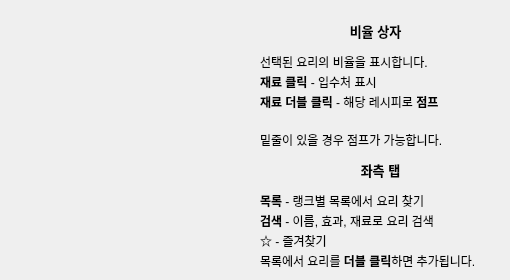
   <widget class="QWidget" name="tab_2">
    <attribute name="title">
     <string>확장 모드 1</string>
    </attribute>
    <widget class="QLabel" name="label_7">
     <property name="geometry">
      <rect>
       <x>10</x>
       <y>60</y>
       <width>241</width>
       <height>171</height>
      </rect>
     </property>
     <property name="text">
      <string/>
     </property>
     <property name="pixmap">
      <pixmap>../사진/스크린샷/캡처.PNG</pixmap>
     </property>
     <property name="scaledContents">
      <bool>true</bool>
     </property>
    </widget>
    <widget class="QLabel" name="label_9">
     <property name="geometry">
      <rect>
       <x>260</x>
       <y>160</y>
       <width>241</width>
       <height>111</height>
      </rect>
     </property>
     <property name="text">
      <string>&lt;!DOCTYPE HTML PUBLIC &quot;-//W3C//DTD HTML 4.0//EN&quot; &quot;http://www.w3.org/TR/REC-html40/strict.dtd&quot;&gt;
&lt;html&gt;&lt;head&gt;&lt;meta name=&quot;qrichtext&quot; content=&quot;1&quot; /&gt;&lt;meta charset=&quot;utf-8&quot; /&gt;&lt;style type=&quot;text/css&quot;&gt;
p, li { white-space: pre-wrap; }
&lt;/style&gt;&lt;/head&gt;&lt;body style=&quot; font-family:'맑은 고딕'; font-size:9pt; font-weight:400; font-style:normal;&quot;&gt;
&lt;p align=&quot;center&quot; style=&quot; margin-top:0px; margin-bottom:12px; margin-left:0px; margin-right:0px; -qt-block-indent:0; text-indent:0px;&quot;&gt;&lt;span style=&quot; font-size:10pt; font-weight:700;&quot;&gt;좌측 탭&lt;/span&gt;&lt;/p&gt;
&lt;p style=&quot; margin-top:0px; margin-bottom:2px; margin-left:0px; margin-right:0px; -qt-block-indent:0; text-indent:0px;&quot;&gt;&lt;span style=&quot; font-weight:700;&quot;&gt;목록&lt;/span&gt; - 랭크별 목록에서 요리 찾기&lt;/p&gt;
&lt;p style=&quot; margin-top:0px; margin-bottom:2px; margin-left:0px; margin-right:0px; -qt-block-indent:0; text-indent:0px;&quot;&gt;&lt;span style=&quot; font-weight:700;&quot;&gt;검색&lt;/span&gt; - 이름, 효과, 재료로 요리 검색&lt;/p&gt;
&lt;p style=&quot; margin-top:0px; margin-bottom:2px; margin-left:0px; margin-right:0px; -qt-block-indent:0; text-indent:0px;&quot;&gt;&lt;span style=&quot; font-weight:700;&quot;&gt;☆&lt;/span&gt; - 즐겨찾기&lt;/p&gt;
&lt;p style=&quot; margin-top:0px; margin-bottom:2px; margin-left:0px; margin-right:0px; -qt-block-indent:0; text-indent:0px;&quot;&gt;목록에서 요리를 &lt;span style=&quot; font-weight:700;&quot;&gt;더블 클릭&lt;/span&gt;하면 추가됩니다.&lt;/p&gt;&lt;/body&gt;&lt;/html&gt;</string>
     </property>
    </widget>
    <widget class="QLabel" name="label_8">
     <property name="geometry">
      <rect>
       <x>260</x>
       <y>20</y>
       <width>231</width>
       <height>131</height>
      </rect>
     </property>
     <property name="text">
      <string>&lt;!DOCTYPE HTML PUBLIC &quot;-//W3C//DTD HTML 4.0//EN&quot; &quot;http://www.w3.org/TR/REC-html40/strict.dtd&quot;&gt;
&lt;html&gt;&lt;head&gt;&lt;meta name=&quot;qrichtext&quot; content=&quot;1&quot; /&gt;&lt;meta charset=&quot;utf-8&quot; /&gt;&lt;style type=&quot;text/css&quot;&gt;
p, li { white-space: pre-wrap; }
&lt;/style&gt;&lt;/head&gt;&lt;body style=&quot; font-family:'맑은 고딕'; font-size:9pt; font-weight:400; font-style:normal;&quot;&gt;
&lt;p align=&quot;center&quot; style=&quot; margin-top:0px; margin-bottom:12px; margin-left:0px; margin-right:0px; -qt-block-indent:0; text-indent:0px;&quot;&gt;&lt;span style=&quot; font-size:10pt; font-weight:700;&quot;&gt;비율 상자&lt;/span&gt;&lt;/p&gt;
&lt;p style=&quot; margin-top:0px; margin-bottom:2px; margin-left:0px; margin-right:0px; -qt-block-indent:0; text-indent:0px;&quot;&gt;선택된 요리의 비율을 표시합니다.&lt;/p&gt;
&lt;p style=&quot; margin-top:0px; margin-bottom:2px; margin-left:0px; margin-right:0px; -qt-block-indent:0; text-indent:0px;&quot;&gt;&lt;span style=&quot; font-weight:700;&quot;&gt;재료 클릭&lt;/span&gt; - 입수처 표시&lt;/p&gt;
&lt;p style=&quot; margin-top:0px; margin-bottom:2px; margin-left:0px; margin-right:0px; -qt-block-indent:0; text-indent:0px;&quot;&gt;&lt;span style=&quot; font-weight:700;&quot;&gt;재료 더블 클릭&lt;/span&gt; - 해당 레시피로 &lt;span style=&quot; font-weight:700;&quot;&gt;점프&lt;/span&gt;&lt;/p&gt;
&lt;p style=&quot;-qt-paragraph-type:empty; margin-top:0px; margin-bottom:4px; margin-left:0px; margin-right:0px; -qt-block-indent:0; text-indent:0px;&quot;&gt;&lt;br /&gt;&lt;/p&gt;
&lt;p style=&quot; margin-top:0px; margin-bottom:2px; margin-left:0px; margin-right:0px; -qt-block-indent:0; text-indent:0px;&quot;&gt;밑줄이 있을 경우 점프가 가능합니다.&lt;/p&gt;&lt;/body&gt;&lt;/html&gt;</string>
     </property>
    </widget>
   </widget>
